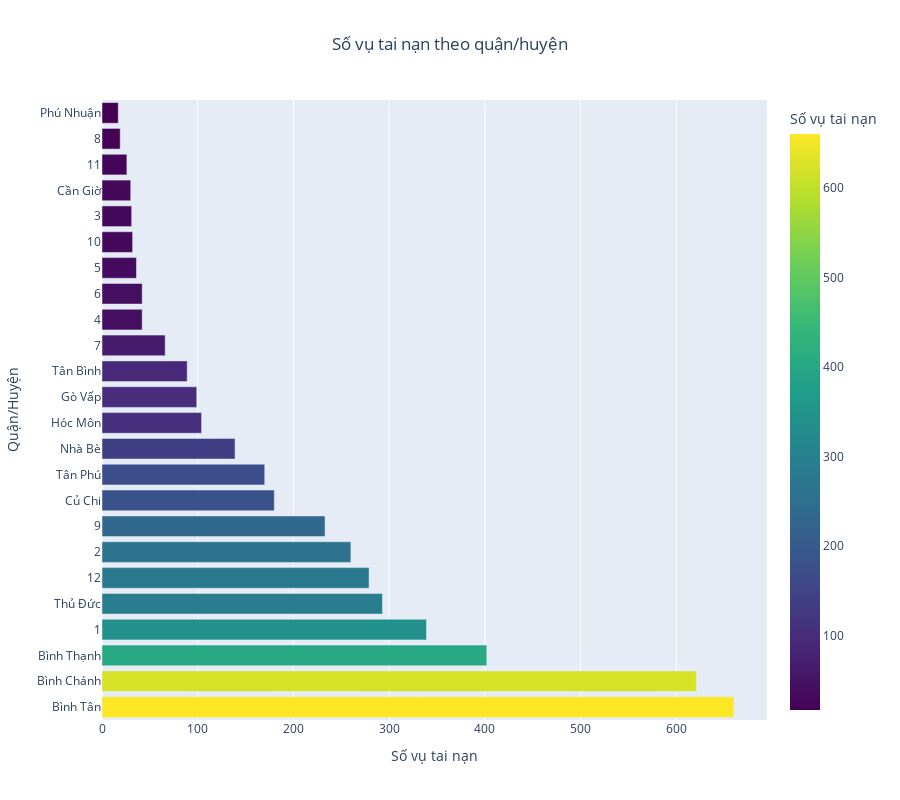

Notebook cell for this chart:
### Code cell
# Giả sử dữ liệu cột tên quận/huyện nằm trong 'Quận/Huyện'
# Kiểm tra dữ liệu ban đầu
print(data['Quận/Huyện'].head())

# Đếm số vụ tai nạn theo từng quận/huyện
district_accidents = data['Quận/Huyện'].value_counts().reset_index()
district_accidents.columns = ['Quận/Huyện', 'Số vụ']

# Vẽ biểu đồ Horizontal Bar Chart
fig_district = px.bar(
    district_accidents,
    x='Số vụ',
    y='Quận/Huyện',
    orientation='h',  # Horizontal bar chart
    title='Số vụ tai nạn theo quận/huyện',
    labels={'Số vụ': 'Số vụ tai nạn', 'Quận/Huyện': 'Quận/Huyện'},
    color='Số vụ',
    color_continuous_scale='Viridis'  # Thang màu
)

# Tùy chỉnh hiển thị biểu đồ
fig_district.update_layout(
    title_x=0.5,  # Căn giữa tiêu đề
    xaxis_title='Số vụ tai nạn',
    yaxis_title='Quận/Huyện',
    width=900,  # Độ rộng biểu đồ
    height=800,  # Chiều cao biểu đồ
    font=dict(size=12)  # Kích thước font chữ
)

# Hiển thị biểu đồ
fig_district.show()

### Figure 1 — Plotly figure (JSON) as saved in the notebook; plotly's stock layout.template omitted (floating-point values rounded to 4 significant figures)
{"data": [{"alignmentgroup": "True", "hovertemplate": "Số vụ tai nạn=%{marker.color}<br>Quận/Huyện=%{y}<extra></extra>", "legendgroup": "", "marker": {"color": [660, 621, 402, 339, 293, 279, 260, 233, 180, 170, 139, 104, 99, 89, 66, 42, 42, 36, 32, 31, 30, 26, 19, 17], "coloraxis": "coloraxis", "pattern": {"shape": ""}}, "name": "", "offsetgroup": "", "orientation": "h", "showlegend": false, "textposition": "auto", "type": "bar", "x": [660, 621, 402, 339, 293, 279, 260, 233, 180, 170, 139, 104, 99, 89, 66, 42, 42, 36, 32, 31, 30, 26, 19, 17], "xaxis": "x", "y": ["Bình Tân", "Bình Chánh", "Bình Thạnh", "1", "Thủ Đức", "12", "2", "9", "Củ Chi", "Tân Phú", "Nhà Bè", "Hóc Môn", "Gò Vấp", "Tân Bình", "7", "4", "6", "5", "10", "3", "Cần Giờ", "11", "8", "Phú Nhuận"], "yaxis": "y"}], "layout": {"barmode": "relative", "coloraxis": {"colorbar": {"title": {"text": "Số vụ tai nạn"}}, "colorscale": [[0, "#440154"], [0.1111, "#482878"], [0.2222, "#3e4989"], [0.3333, "#31688e"], [0.4444, "#26828e"], [0.5556, "#1f9e89"], [0.6667, "#35b779"], [0.7778, "#6ece58"], [0.8889, "#b5de2b"], [1, "#fde725"]]}, "font": {"size": 12}, "height": 800, "legend": {"tracegroupgap": 0}, "title": {"text": "Số vụ tai nạn theo quận/huyện", "x": 0.5}, "width": 900, "xaxis": {"anchor": "y", "domain": [0, 1], "title": {"text": "Số vụ tai nạn"}}, "yaxis": {"anchor": "x", "domain": [0, 1], "title": {"text": "Quận/Huyện"}}}}
